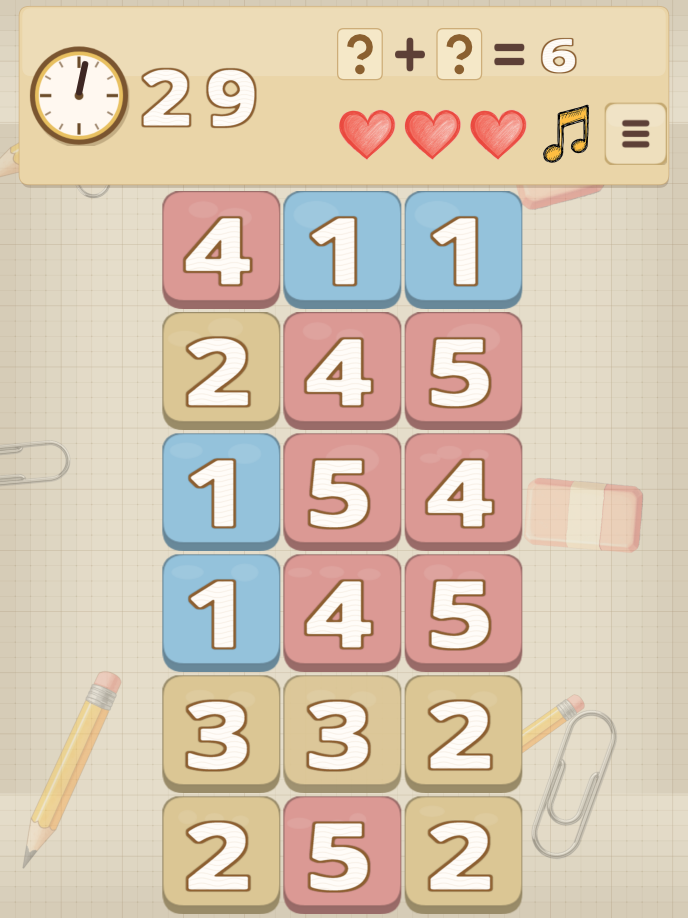
#> input picture markting/appstore/_raw/ipad/stage1.png, 2064 x 2752 px, found by its file name (shown at 1/3 size); its folder holds 3 pictures in this run
$ python compose-store-screenshots.py
#> lines starting #> are read from the running program, lines starting #| are printed output that depends on the picture; after the words box and inside, x2 and y2 are one past the last pixel; in counts of white or black regions, pixels touching at a corner belong together
#!/usr/bin/env python3
"""
Compose App Store screenshots: gradient background + rounded device frame + caption.

Pipeline:
  1) Render raw full-screen game frames (one PNG per scene) into
       markting/appstore/_raw/<device>/<scene>.png
     The companion capture script (tools/capture-store-screenshots.mjs) produces
     these; just point its output at _raw/<device>/ and use the scene ids below.
  2) Run this script:  python tools/compose-store-screenshots.py
     It writes final, exact-size, alpha-free store images into
       markting/appstore/iphone_6.5/   (1284x2778)
       markting/appstore/ipad_13/      (2064x2752)

Captions, colors and layout live in the tables below — edit and re-run; no
re-rendering needed unless the game art itself changes.

Requires: Pillow  (pip install Pillow)
"""
import os
from PIL import Image, ImageDraw, ImageFont, ImageFilter

HERE = os.path.dirname(os.path.abspath(__file__))
PROJ = os.path.dirname(HERE)
RAW = os.path.join(PROJ, 'markting', 'appstore', '_raw')
FONT_DIR = os.path.join(PROJ, 'markting', 'Lilita_One,Noto_Sans')
TITLE_FONT = os.path.join(FONT_DIR, 'Lilita_One', 'LilitaOne-Regular.ttf')
SUB_FONT = os.path.join(FONT_DIR, 'Noto_Sans', 'static', 'NotoSans-SemiBold.ttf')

PAL = {
    'blue':  ((221, 241, 250), (193, 212, 223)),
    'cream': ((249, 241, 221), (219, 211, 193)),
    'pink':  ((250, 221, 221), (221, 194, 194)),
}
TITLE_COLOR = (110, 71, 38)
SUB_COLOR = (122, 96, 82)

# scene raw name, output suffix, [title lines], subtitle, palette
SCENES = [
    ('stage1', '',   ['Add up to', 'the target'],   'Tap tiles that sum to the number',    'blue'),
    ('stage3', '-1', ['Boards grow', 'as you go'],  'Targets climb from 6 to 99',          'cream'),
    ('daily',  '-2', ['A new puzzle', 'every day'], 'Same board for everyone, 90 seconds', 'pink'),
    ('lobby',  '-3', ['19 cozy', 'levels'],         'Hand-crafted, relaxing watercolor',   'blue'),
    ('win',    '-4', ['Clear it,', 'earn 3 stars'], 'Simple to learn, hard to stop',       'cream'),
]
DEVICES = [
    ('iphone', 1284, 2778, '1284x2778', 'iphone_6.5'),
    ('ipad',   2064, 2752, '2064x2752', 'ipad_13'),
]


def gradient(w, h, top, bot):
#> called with w = 1284, h = 2778, top = (221, 241, 250), bot = (193, 212, 223)
    base = Image.new('RGB', (w, h))
#> base: PIL image 1284x2778 RGB; every value is 0
    px = base.load()
    for y in range(h):
        t = y / (h - 1)
        px_row = (int(top[0] + (bot[0]-top[0])*t),
                  int(top[1] + (bot[1]-top[1])*t),
                  int(top[2] + (bot[2]-top[2])*t))
        for x in range(w):
            px[x, y] = px_row
    return base


def rounded_mask(w, h, rad):
    m = Image.new('L', (w, h), 0)
    ImageDraw.Draw(m).rounded_rectangle([0, 0, w-1, h-1], radius=rad, fill=255)
    return m


def fit_font(path, text, max_w, start):
    size = start
    while size > 10:
        f = ImageFont.truetype(path, size)
        if f.getlength(text) <= max_w:
            return f, size
        size -= 2
    return ImageFont.truetype(path, 10), 10


def compose(device, W, H, tag, scene):
    raw_name, suffix, title_lines, subtitle, pal = scene
    top, bot = PAL[pal]
    canvas = gradient(W, H, top, bot)
    raw = Image.open(os.path.join(RAW, device, raw_name + '.png')).convert('RGB')
#> raw is the input picture: PIL image 2064x2752 RGB; mean R, G, B 215.2, 198.2, 177.8
    aspect = raw.width / raw.height
#> aspect = 0.75

    # measure caption first so the frame can sit safely below it
    tfont, tsize = fit_font(TITLE_FONT, max(title_lines, key=len), int(0.86*W), int(0.050*H))
    line_gap = int(tsize * 1.02)
    title_y0 = int(0.05 * H)
    title_bottom = title_y0 + line_gap * (len(title_lines) - 1) + tsize
    sfont, ssize = fit_font(SUB_FONT, subtitle, int(0.9*W), max(20, int(0.0195*H)))
    sub_y = title_bottom + int(0.022 * H)
    sub_bottom = sub_y + ssize

    # frame geometry: a clear gap below the caption (fixes caption/frame overlap)
    bezel = max(10, round(0.0075 * W))
    frame_top = int(sub_bottom + 0.035 * H)
    frame_bottom = int(0.955 * H)
    inner_h = frame_bottom - frame_top - 2*bezel
    inner_w = int(round(inner_h * aspect))
#> inner_w = 1503
    frame_w, frame_h = inner_w + 2*bezel, inner_h + 2*bezel
#> frame_w = 1523; frame_h = 2024
    fx, fy = (W - frame_w) // 2, frame_top
#> fx = -120; fy = 628
    out_rad = int(0.05 * frame_w)
#> out_rad = 76
    in_rad = max(2, out_rad - bezel)
#> in_rad = 66

    sh = Image.new('RGBA', (W, H), (0, 0, 0, 0))
#> sh: PIL image 1284x2778 RGBA; every value is 0
    ImageDraw.Draw(sh).rounded_rectangle([fx, fy+12, fx+frame_w, fy+frame_h+12], radius=out_rad, fill=(60, 45, 30, 75))
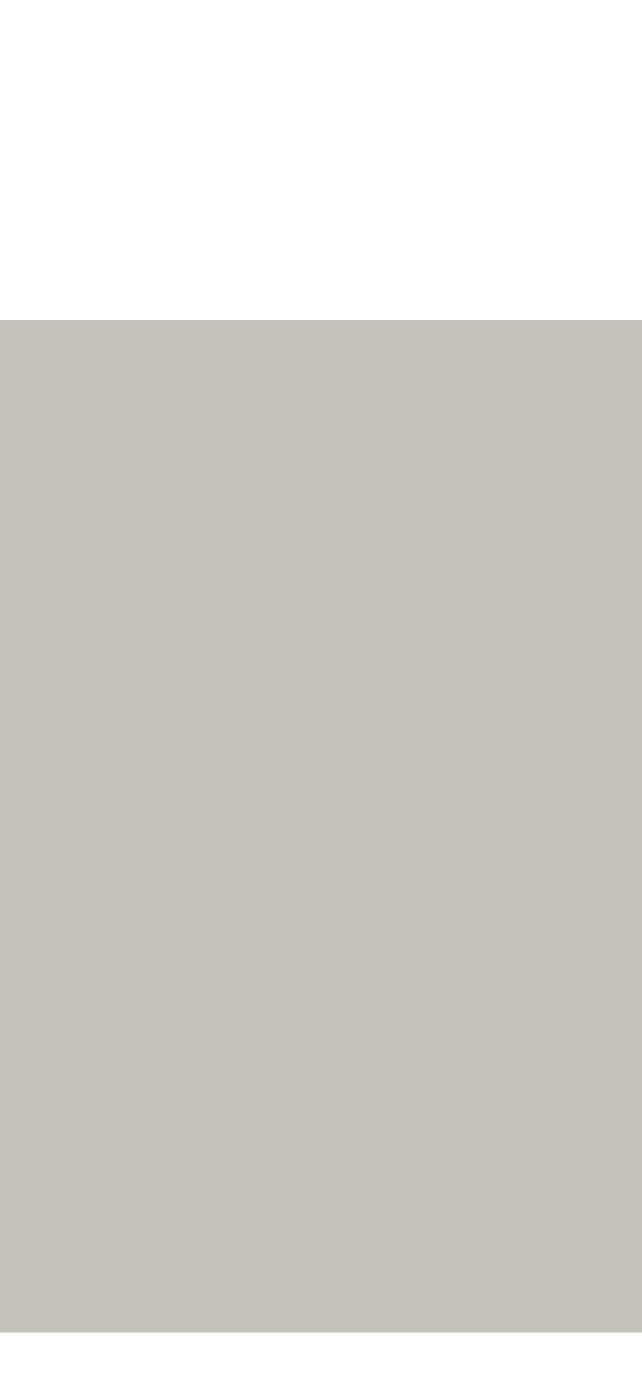
#> sh: PIL image 1284x2778 RGBA (shown at 1/2 size); mean R, G, B, A 43.7, 32.8, 21.9, 54.7; transparent parts drawn white
    canvas = Image.alpha_composite(canvas.convert('RGBA'), sh.filter(ImageFilter.GaussianBlur(20))).convert('RGB')

    bez = Image.new('RGBA', (frame_w, frame_h), (0, 0, 0, 0))
#> bez: PIL image 1523x2024 RGBA; every value is 0
    ImageDraw.Draw(bez).rounded_rectangle([0, 0, frame_w-1, frame_h-1], radius=out_rad, fill=(22, 22, 26, 255))
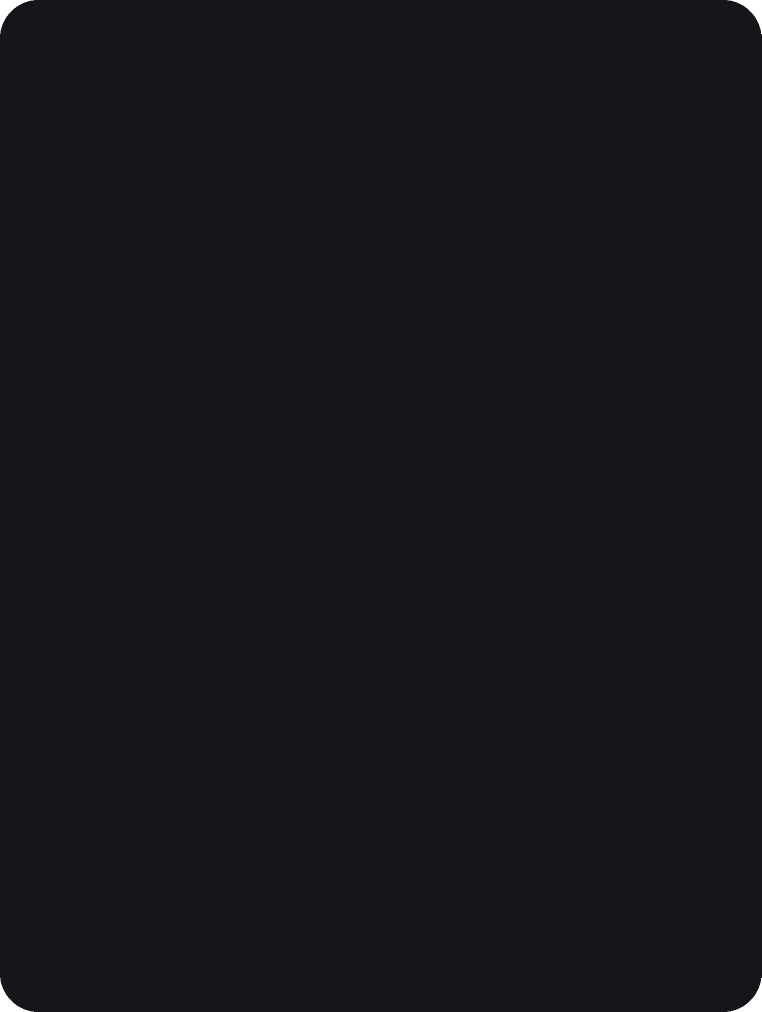
#> bez: PIL image 1523x2024 RGBA (shown at 1/2 size); mean R, G, B, A 22, 22, 26, 254.6; transparent parts drawn white
    canvas.paste(bez, (fx, fy), bez)

    game = raw.resize((inner_w, inner_h), Image.LANCZOS)
    canvas.paste(game, (fx+bezel, fy+bezel), rounded_mask(inner_w, inner_h, in_rad))
#> in rounded_mask, `m = Image.new('L', (w, h), 0)`: m: PIL image 1503x2004 L; every value is 0
#> in rounded_mask, `ImageDraw.Draw(m).rounded_rectangle([0, 0, w-1, h-1], radius=rad, fill..`:
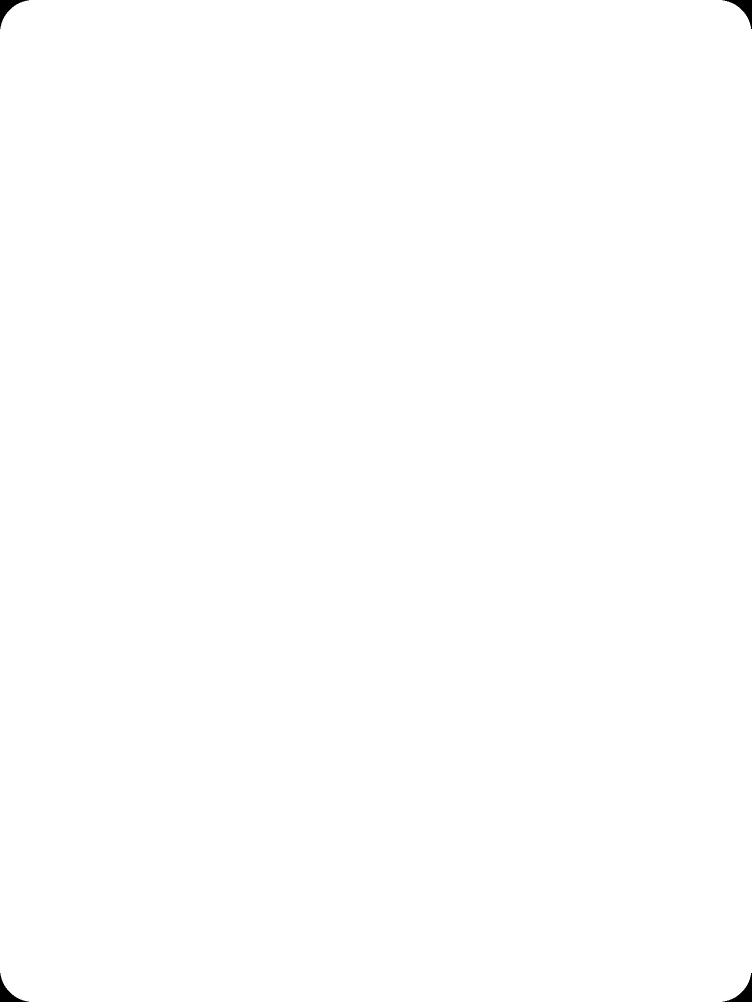
#> m: PIL image 1503x2004 L (shown at 1/2 size); 99.9% white; 4 black regions, box (x1, y1, x2, y2) and area: (0, 0, 58, 58) 956, (1445, 0, 1503, 58) 956, (0, 1946, 58, 2004) 956, (1445, 1946, 1503, 2004) 956
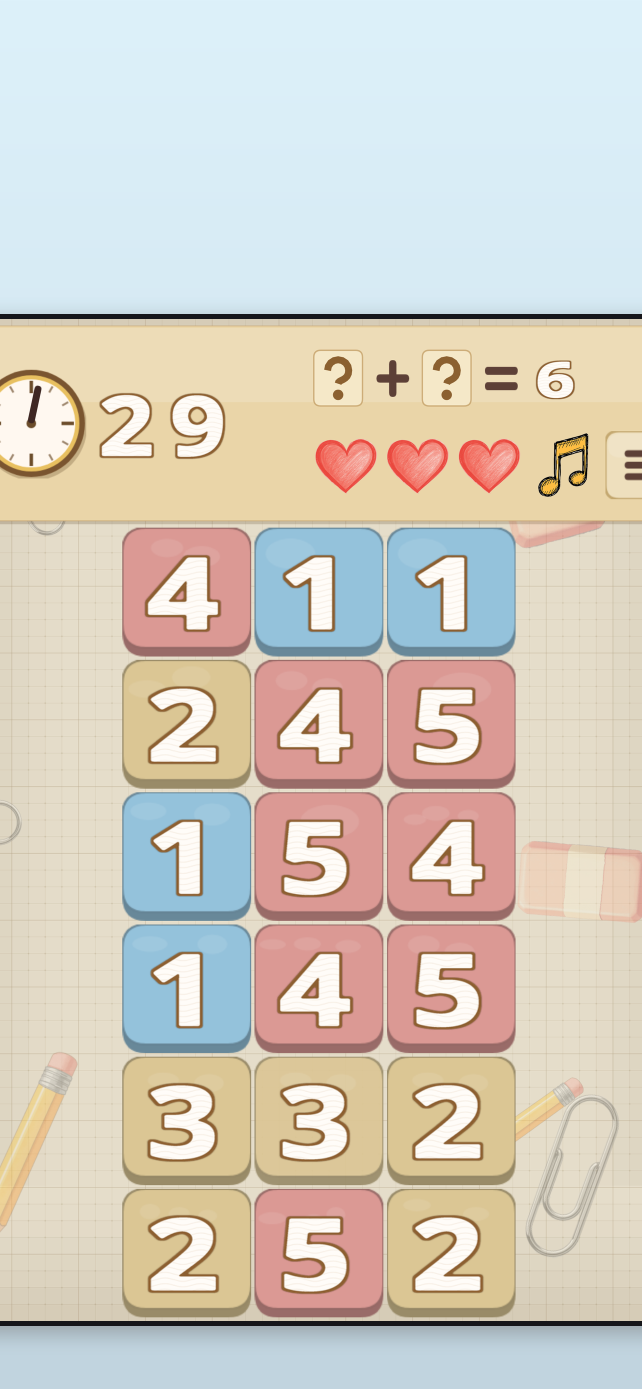
#> canvas: PIL image 1284x2778 RGB (shown at 1/2 size); mean R, G, B 212.5, 204.9, 193

    draw = ImageDraw.Draw(canvas)
    y = title_y0
    for line in title_lines:
        draw.text(((W - tfont.getlength(line))//2, y), line, font=tfont, fill=TITLE_COLOR)
        y += line_gap
#> after the loop, y = 418
    draw.text(((W - sfont.getlength(subtitle))//2, sub_y), subtitle, font=sfont, fill=SUB_COLOR)

    outdir = os.path.join(PROJ, 'markting', 'appstore', DEVICES_OUT[device])
    os.makedirs(outdir, exist_ok=True)
    out = os.path.join(outdir, f'{tag}{suffix}.png')
    canvas.convert('RGB').save(out)
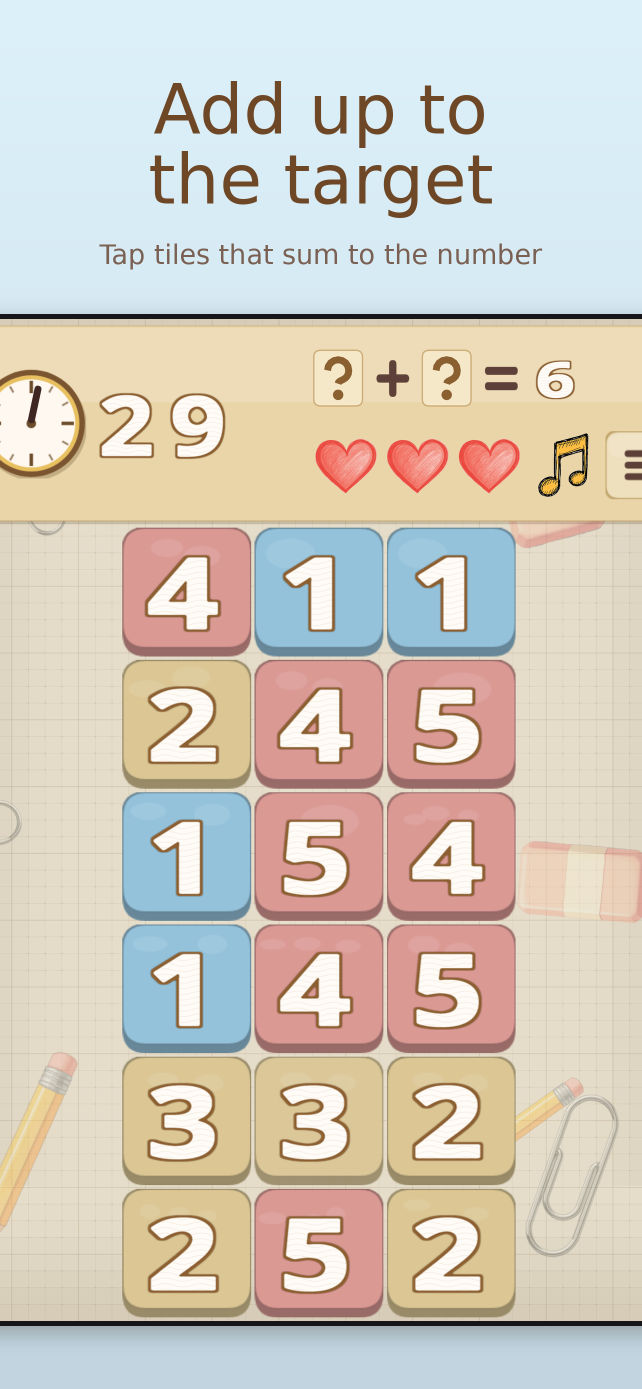
#> saved as 1284x2778.png: PIL image 1284x2778 RGB (shown at 1/2 size); mean R, G, B 211.1, 202.7, 190.3
    assert sub_bottom < frame_top, f'caption overlaps frame in {out}'
    return out


DEVICES_OUT = {d[0]: d[4] for d in DEVICES}
if __name__ == '__main__':
    for device, W, H, tag, _ in DEVICES:
        for sc in SCENES:
#> (the run stopped early here; a loop or call above may not have finished)
